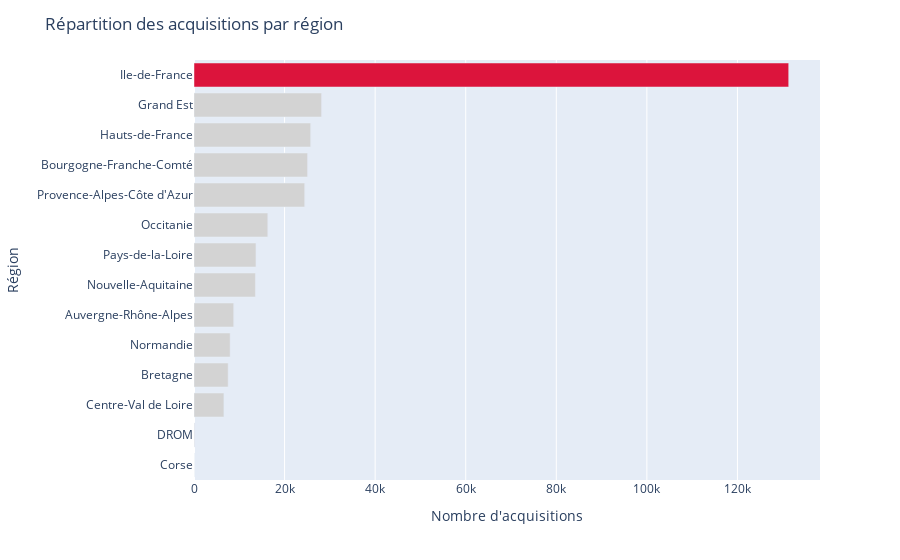

The notebook cell this image was saved under:
### Code cell
# Nombre d'acquisitions par région à partir de df_clean
acq_region = df_clean["Region"].value_counts().reset_index()
acq_region.columns = ["Region", "Total_acquisitions_region"]

# Trier pour avoir les plus petites en bas du graphique (barres horizontales)
acq_region = acq_region.sort_values("Total_acquisitions_region", ascending=True)

# Nom exact de l’Île-de-France dans tes données
idf_label = "Île-de-France" if (acq_region["Region"] == "Île-de-France").any() else "Ile-de-France"

# Couleurs : Île-de-France en rouge, le reste en gris
colors = ["crimson" if r == idf_label else "lightgray" for r in acq_region["Region"]]

# Barres horizontales
fig = px.bar(
    acq_region,
    x="Total_acquisitions_region",
    y="Region",
    orientation="h"
)

fig.update_traces(marker_color=colors)

fig.update_layout(
    title="Répartition des acquisitions par région" ,
    xaxis_title="Nombre d'acquisitions",
    yaxis_title="Région",
)

fig.show()

### Figure 1 — Plotly figure (JSON) as saved in the notebook; plotly's stock layout.template omitted (floating-point values rounded to 4 significant figures)
{"data": [{"hovertemplate": "Total_acquisitions_region=%{x}<br>Region=%{y}<extra></extra>", "legendgroup": "", "marker": {"color": ["lightgray", "lightgray", "lightgray", "lightgray", "lightgray", "lightgray", "lightgray", "lightgray", "lightgray", "lightgray", "lightgray", "lightgray", "lightgray", "crimson"], "pattern": {"shape": ""}}, "name": "", "orientation": "h", "showlegend": false, "textposition": "auto", "type": "bar", "x": [22, 130, 6606, 7548, 7987, 8764, 13568, 13683, 16298, 24441, 25082, 25762, 28171, 131318], "xaxis": "x", "y": ["Corse", "DROM", "Centre-Val de Loire", "Bretagne", "Normandie", "Auvergne-Rhône-Alpes", "Nouvelle-Aquitaine", "Pays-de-la-Loire", "Occitanie", "Provence-Alpes-Côte d'Azur", "Bourgogne-Franche-Comté", "Hauts-de-France", "Grand Est", "Ile-de-France"], "yaxis": "y"}], "layout": {"barmode": "relative", "legend": {"tracegroupgap": 0}, "margin": {"t": 60}, "title": {"text": "Répartition des acquisitions par région"}, "xaxis": {"anchor": "y", "domain": [0, 1], "title": {"text": "Nombre d'acquisitions"}}, "yaxis": {"anchor": "x", "domain": [0, 1], "title": {"text": "Région"}}}}
